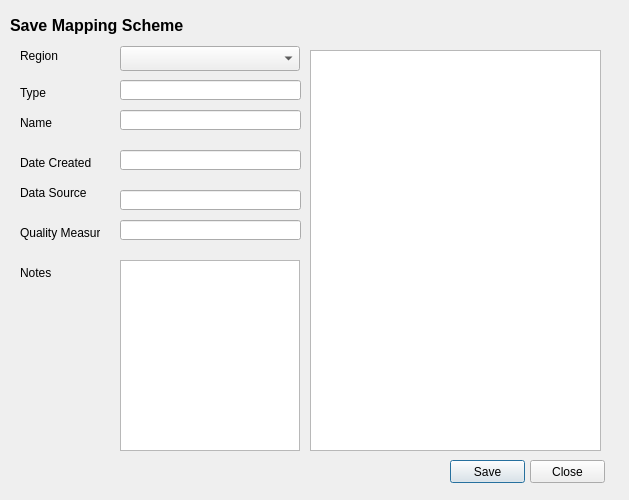
<?xml version="1.0" encoding="UTF-8"?>
<ui version="4.0">
 <class>saveMSDialog</class>
 <widget class="QDialog" name="saveMSDialog">
  <property name="geometry">
   <rect>
    <x>0</x>
    <y>0</y>
    <width>629</width>
    <height>500</height>
   </rect>
  </property>
  <property name="windowTitle">
   <string>Dialog</string>
  </property>
  <widget class="QTreeView" name="tree_ms_view">
   <property name="geometry">
    <rect>
     <x>310</x>
     <y>50</y>
     <width>291</width>
     <height>401</height>
    </rect>
   </property>
  </widget>
  <widget class="QPushButton" name="btn_save">
   <property name="geometry">
    <rect>
     <x>450</x>
     <y>460</y>
     <width>75</width>
     <height>23</height>
    </rect>
   </property>
   <property name="text">
    <string>Save</string>
   </property>
  </widget>
  <widget class="QPushButton" name="btn_close">
   <property name="geometry">
    <rect>
     <x>530</x>
     <y>460</y>
     <width>75</width>
     <height>23</height>
    </rect>
   </property>
   <property name="text">
    <string>Close</string>
   </property>
  </widget>
  <widget class="QLabel" name="lb_ms_source">
   <property name="geometry">
    <rect>
     <x>20</x>
     <y>180</y>
     <width>80</width>
     <height>25</height>
    </rect>
   </property>
   <property name="text">
    <string>Data Source</string>
   </property>
  </widget>
  <widget class="QLabel" name="lb_ms_quality">
   <property name="geometry">
    <rect>
     <x>20</x>
     <y>220</y>
     <width>80</width>
     <height>25</height>
    </rect>
   </property>
   <property name="text">
    <string>Quality Measure</string>
   </property>
  </widget>
  <widget class="QTextEdit" name="txt_ms_notes">
   <property name="geometry">
    <rect>
     <x>120</x>
     <y>260</y>
     <width>180</width>
     <height>191</height>
    </rect>
   </property>
  </widget>
  <widget class="QLabel" name="lb_ms_notes">
   <property name="geometry">
    <rect>
     <x>20</x>
     <y>260</y>
     <width>80</width>
     <height>25</height>
    </rect>
   </property>
   <property name="text">
    <string>Notes</string>
   </property>
  </widget>
  <widget class="QLabel" name="lb_ms_name">
   <property name="geometry">
    <rect>
     <x>20</x>
     <y>110</y>
     <width>80</width>
     <height>25</height>
    </rect>
   </property>
   <property name="text">
    <string>Name</string>
   </property>
  </widget>
  <widget class="QLabel" name="lb_ms_type">
   <property name="geometry">
    <rect>
     <x>20</x>
     <y>80</y>
     <width>80</width>
     <height>25</height>
    </rect>
   </property>
   <property name="text">
    <string>Type</string>
   </property>
  </widget>
  <widget class="QComboBox" name="cb_ms_region">
   <property name="geometry">
    <rect>
     <x>120</x>
     <y>46</y>
     <width>180</width>
     <height>25</height>
    </rect>
   </property>
  </widget>
  <widget class="QLabel" name="lb_ms_region">
   <property name="geometry">
    <rect>
     <x>20</x>
     <y>40</y>
     <width>80</width>
     <height>31</height>
    </rect>
   </property>
   <property name="text">
    <string>Region</string>
   </property>
  </widget>
  <widget class="QLabel" name="lb_title">
   <property name="geometry">
    <rect>
     <x>10</x>
     <y>10</y>
     <width>731</width>
     <height>31</height>
    </rect>
   </property>
   <property name="font">
    <font>
     <pointsize>12</pointsize>
     <weight>75</weight>
     <bold>true</bold>
    </font>
   </property>
   <property name="text">
    <string>Save Mapping Scheme</string>
   </property>
  </widget>
  <widget class="QLabel" name="lb_ms_create_date">
   <property name="geometry">
    <rect>
     <x>20</x>
     <y>150</y>
     <width>80</width>
     <height>25</height>
    </rect>
   </property>
   <property name="text">
    <string>Date Created</string>
   </property>
  </widget>
  <widget class="QLineEdit" name="txt_ms_type">
   <property name="geometry">
    <rect>
     <x>120</x>
     <y>80</y>
     <width>181</width>
     <height>20</height>
    </rect>
   </property>
  </widget>
  <widget class="QLineEdit" name="txt_ms_name">
   <property name="geometry">
    <rect>
     <x>120</x>
     <y>110</y>
     <width>181</width>
     <height>20</height>
    </rect>
   </property>
  </widget>
  <widget class="QLineEdit" name="txt_ms_create_date">
   <property name="geometry">
    <rect>
     <x>120</x>
     <y>150</y>
     <width>181</width>
     <height>20</height>
    </rect>
   </property>
  </widget>
  <widget class="QLineEdit" name="txt_ms_source">
   <property name="geometry">
    <rect>
     <x>120</x>
     <y>190</y>
     <width>181</width>
     <height>20</height>
    </rect>
   </property>
  </widget>
  <widget class="QLineEdit" name="txt_ms_quality">
   <property name="geometry">
    <rect>
     <x>120</x>
     <y>220</y>
     <width>181</width>
     <height>20</height>
    </rect>
   </property>
  </widget>
 </widget>
 <resources/>
 <connections>
  <connection>
   <sender>btn_save</sender>
   <signal>clicked()</signal>
   <receiver>saveMSDialog</receiver>
   <slot>saveMS()</slot>
   <hints>
    <hint type="sourcelabel">
     <x>468</x>
     <y>475</y>
    </hint>
    <hint type="destinationlabel">
     <x>380</x>
     <y>469</y>
    </hint>
   </hints>
  </connection>
  <connection>
   <sender>btn_close</sender>
   <signal>clicked()</signal>
   <receiver>saveMSDialog</receiver>
   <slot>accept()</slot>
   <hints>
    <hint type="sourcelabel">
     <x>579</x>
     <y>470</y>
    </hint>
    <hint type="destinationlabel">
     <x>616</x>
     <y>467</y>
    </hint>
   </hints>
  </connection>
 </connections>
 <slots>
  <slot>saveMS()</slot>
 </slots>
</ui>
